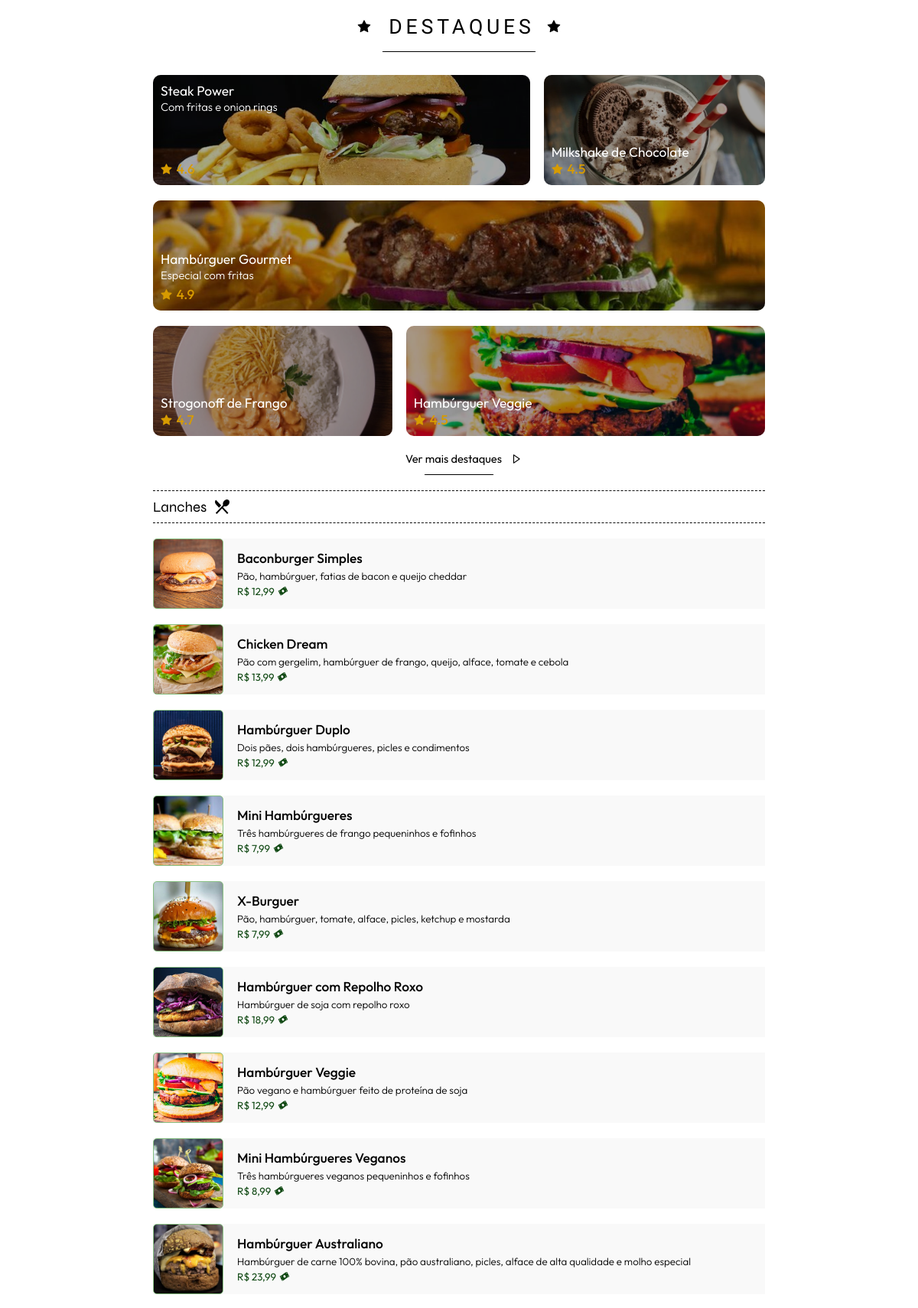
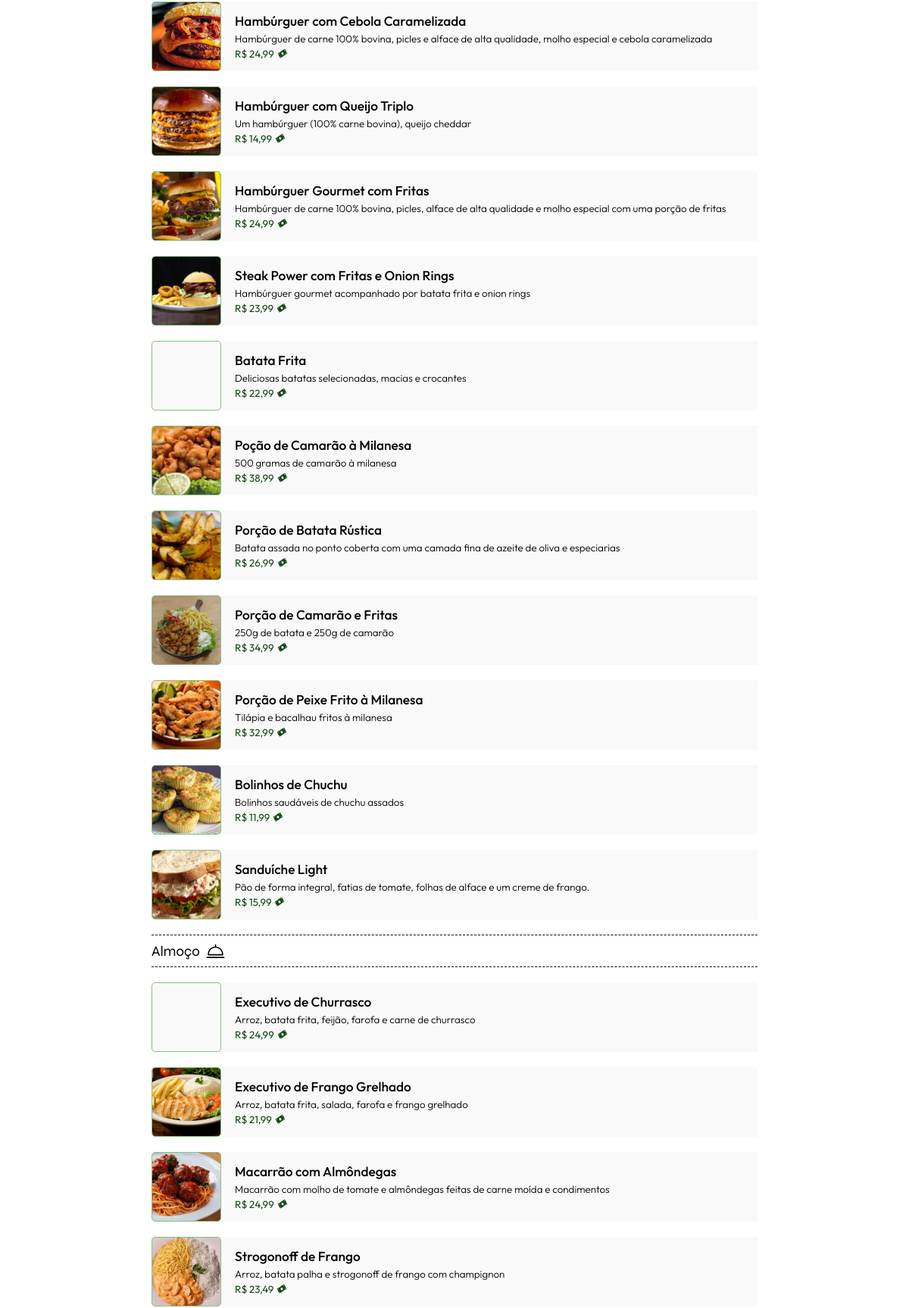
Page /screens/pages/index.php (signed in, upper part) on the committed database (2 pictures, top to bottom).
### tables this page shows
CREATE TABLE `cardapio` (
  `id_cardapio` int(11) NOT NULL,
  `nome_produto` varchar(50) NOT NULL,
  `preco_produto` float NOT NULL,
  `descricao_produto` varchar(250) NOT NULL,
  `peso_produto` int(11) NOT NULL,
  `id_categoria` int(11) NOT NULL,
  `e_destaque` tinyint(1) NOT NULL
);

CREATE TABLE `produto_imagem` (
  `id_produto` int(11) NOT NULL,
  `imagem` varchar(50) DEFAULT NULL
);

### functions.inc.php (the view, shortened to what this page needs)
<?php
    function fillMenu($conn, $line) {
        $id_cardapio = $line["id_cardapio"];
        echo "<button class=\"produto-wrapper\" value=" . $line["id_cardapio"] . " name='produto'>
            <div class=\"produto-img\" style=\"background-image: url(" . loadProductImage($conn, $id_cardapio) . "); background-size: cover;\"></div>
                <div class=\"info-cardapio\">
                <h3>" . $line["nome_produto"] . "</h3>
                <p>" . $line["descricao_produto"] . "</p>
                    <div class=\"dinheiro\">
                    <span class=\"valor_dinheiro\">R$ " . $line["preco_produto"] . "</span>";
        echo '<svg width="16" height="14" viewBox="0 0 16 14" fill="none" xmlns="http://www.w3.org/2000/svg">
                    <g clip-path="url(#clip0_639_38)">
                    <path d="M11.1435 1.03446C10.3883 1.08549 9.71505 1.29996 9.09278 1.61449C7.11732 2.61279 5.65233 4.62063 3.67695 5.61909C3.18154 5.86949 2.65437 6.05627 2.07877 6.14801C2.01412 6.15833 1.95405 6.17812 1.89952 6.20569C1.62351 6.3452 1.4913 6.68277 1.64261 6.98213L4.23887 12.1186C4.34222 12.3231 4.55613 12.4583 4.7821 12.4429C5.53744 12.392 6.21068 12.1775 6.83295 11.863C8.80833 10.8645 10.2735 8.85661 12.2489 7.85815C12.7443 7.60775 13.2714 7.42097 13.847 7.32923C13.9117 7.31891 13.9718 7.29911 14.0263 7.27155C14.3023 7.13204 14.4345 6.79447 14.2832 6.49511L11.687 1.35878C11.5834 1.15421 11.3696 1.01919 11.1435 1.03446V1.03446ZM2.58763 6.93965C2.95156 6.85815 3.30906 6.72888 3.66661 6.5758C3.81281 7.09929 3.57966 7.66737 3.08248 7.91867L2.58763 6.93965ZM4.91989 11.5539L4.52889 10.7803C5.08011 10.5017 5.74929 10.7177 6.05312 11.2579C5.67698 11.4112 5.3024 11.5091 4.91989 11.5539V11.5539ZM8.74847 8.293C8.03976 8.65122 7.11364 8.24549 6.67984 7.38725C6.24596 6.52885 6.46871 5.54262 7.17726 5.18448C7.88581 4.82634 8.81201 5.23183 9.24589 6.09023C9.67986 6.9488 9.45686 7.93494 8.74847 8.293ZM13.3381 6.53783C13.0212 6.60878 12.7093 6.71641 12.3979 6.84152C12.2786 6.3717 12.4634 5.87579 12.8658 5.60333L13.3381 6.53783ZM11.4059 2.71517C10.8785 2.90227 10.283 2.67903 10.0072 2.17108C10.3383 2.04781 10.669 1.96317 11.0058 1.92363L11.4059 2.71517Z" fill="#124A15"/>
                    </g>
                    <defs>
                    <clipPath id="clip0_639_38">
                    <rect width="11.5009" height="9.2881" fill="white" transform="translate(0.73584 5.18808) rotate(-26.8144)"/>
                    </clipPath>
                    </defs>
                    </svg>
                </div>
            </div>
        </button>';
    }
    function loadProductImage($conn, $id) {
        $sql = "SELECT * FROM produto_imagem WHERE id_produto = $id";
        $imagem = mysqli_fetch_assoc(mysqli_query($conn, $sql))['imagem'];
        return $imagem;
    }
?>

### screens/pages/index.php (shortened to what this page needs)
<?php
  include('../../functions.inc.php');
  require_once('../../dbconnect.php');
?>
<!DOCTYPE html>
<html lang="pt-br">
<head>
  <link rel="stylesheet" href="../styles/styles.css" />
  <link rel="stylesheet" href="../styles/destaques.css">
</head>
<body>
  <main>
    <div class="destaques">
      Destaques
    </div>
    <div class="linha-destaques"></div>
    <form id="destaques-grid" action="produto.php" method="post">
        <div class="flex">
          <button class="destaques-tile" value="12" name="produto" style="background-image: url(../../assets/cardapio/12.png); width: 63%; margin-right: 9px;">
            <div class="destaques-wrapper-p" style="justify-content: start;">
              <div class="conteudo-info-first">
                <span>Steak Power</span>
                <p>Com fritas e onion rings</p>
                <div class="score-first">
                  <p>4.6</p>
                </div>
              </div>
            </div>
          </button>
          <button class="destaques-tile" value="26" name="produto" style="background-image: url(../../assets/cardapio/26.jpg); width: 37%; margin-left: 9px;">
            <div class="destaques-wrapper">
              <div class="destaques-conteudo">
                <span>Milkshake de Chocolate</span>
                <div class="score">
                  <p>4.5</p>
                </div>
              </div>
            </div>
          </button>
        </div>
        <button class="destaques-tile" value="14" name="produto" style="background-image: url(../../assets/cardapio/14.jpg);">
          <div class="destaques-wrapper-p">
            <div class="destaques-conteudo-p">
              <span>Hambúrguer Gourmet</span>
              <p>Especial com fritas</p>
              <div class="score">
                <p>4.9</p>
              </div>
            </div>
          </div>
        </button>
        <div class="flex">
          <button class="destaques-tile" value="32" name="produto" style="background-image: url(../../assets/cardapio/32.jpg); width: 40%; margin-right: 9px;">
            <div class="destaques-wrapper">
              <div class="destaques-conteudo">
                <span>Strogonoff de Frango</span>
                <div class="score">
                  <p>4.7</p>
                </div>
              </div>
            </div>
          </button>
          <button class="destaques-tile" value="3" name="produto" style="background-image: url(../../assets/cardapio/3.jpg); width: 60%; margin-left: 9px;">
            <div class="destaques-wrapper">
              <div class="destaques-conteudo">
                <span>Hambúrguer Veggie</span>
                <div class="score">
                  <p>4.5</p>
                </div>
              </div>
            </div>
          </button>
        </div>
    </form>
    <a href="destaques.php" id="ver-destaques">
      <span>Ver mais destaques</span>
    </a>
    <div style="height: 1px; background-color: black; width: 90px; margin: 0 auto 0 auto;"></div>
    <form class="cardapio" style="user-select: none;" action="produto.php" method="post">
        <section>
            <div class="titulo-cardapio">
                <h2>Lanches</h2>
                </div>
                <div class="produtos">
                    <?php
                        $sql_lanches = "SELECT id_cardapio, nome_produto, descricao_produto, preco_produto FROM `cardapio`
                        WHERE id_categoria = 1 OR id_categoria = 2 OR id_categoria = 3 OR id_categoria = 4 OR id_categoria = 8
                        ORDER BY id_categoria, nome_produto ASC";
                        $lanches = mysqli_query($conn, $sql_lanches);
                        while ($linha_lanche = mysqli_fetch_assoc($lanches)) {
                            fillMenu($conn, $linha_lanche);
                        }
                    ?>
            </div>
        </section>
        <section>
            <div class="titulo-cardapio">
                <h2>Almoço</h2>
                </div>
                <div class="produtos">
                    <?php
                        $sql_lanches = "SELECT id_cardapio, nome_produto, descricao_produto, preco_produto FROM `cardapio`
                        WHERE id_categoria = 7
                        ORDER BY id_categoria, nome_produto ASC";
                        $lanches = mysqli_query($conn, $sql_lanches);
                        while ($linha_lanche = mysqli_fetch_assoc($lanches)) {
                            fillMenu($conn, $linha_lanche);
                        }
                    ?>
            </div>
        </section>
    </form>
  </main>
</body>
</html>

### screens/styles/styles.css (style rules this page uses)
* { padding: 0; margin: 0; }
main { width: 100%; margin-bottom: 20px; }
body { width: 100%; display: flex; justify-content: center; }
a { text-decoration: none; color: inherit; }
#ver-destaques { display: flex; align-items: center; background-color: transparent; border: none; padding-bottom: 11px; font-family: 'Outfit', sans-serif; }
#ver-destaques span { font-size: 11pt; padding: 0 0.75rem 0 0.75rem; }
.cardapio { width: 80%; margin: 20px 0 12vh 0; }
.titulo-cardapio { display: flex; align-items: center; font-family: 'Syne', sans-serif; padding: 0.5rem 0 0.5rem 0; margin-bottom: 20px; border-top: 1px dashed black; border-bottom: 1px dashed black; }
.titulo-cardapio h2 { font-weight: 400; font-size: 14pt; margin-right: 0.5rem; }
.produtos h3 { font-size: 13pt; font-weight: 500; margin-bottom: 4px; }
.produtos p { font-weight: 300; margin-bottom: 4px; }
.produto-wrapper { height: max-content; min-height: 75px; width: 100%; display: flex; align-items: center; margin: 0 0 20px 0; background-color: #F9F9F9; }
.produto-img { min-width: 80px; height: fit-content; min-height: 80px; padding: 5px; background-size: 150%; background-position: 50%; border: 1px solid #88C083; border-radius: 5px; }
.info-cardapio { padding: 0 5px 0 18px; font-family: 'Outfit', sans-serif; }
.produtos .dinheiro { display: flex; align-items: center; }
.produtos .dinheiro span { color: #124A15; margin-right: 3px; }

### screens/styles/destaques.css (style rules this page uses)
.destaques { width: 100%; height: 60px; margin-top: 5px; padding-bottom: 2px; display: flex; justify-content: center; align-items: center; font-family: 'Sulphur Point', sans-serif; font-weight: 500; font-size: 20pt; text-transform: uppercase; letter-spacing: 0.18em; }
.linha-destaques { background-color: #000; height: 1px; width: 200px; }
#destaques-grid { width: 80%; margin: 30px auto 0 auto; display: flex; flex-direction: column; justify-content: center; align-items: center; }
.star { width: 1.25rem; display: flex; }
.flex { width: 100%; display: flex; }
.destaques-tile { font-family: 'Outfit', sans-serif; font-size: 13pt; font-weight: 400; text-align: left; color: white; width: 100%; height: 144px; margin-bottom: 20px; border: none; border-radius: 10px; background-size: cover; background-position: 50%; display: flex; flex-direction: column; }
.destaques-tile p { font-weight: 300; font-size: 11pt; }
.destaques-wrapper { height: 100%; width: 100%; display: flex; flex-direction: column; justify-content: end; border-radius: 10px; background: rgba(0, 0, 0, 0.35); }
.destaques-conteudo { padding: 0.625rem; }
.destaques-wrapper span, .destaques-wrapper p, .destaques-wrapper-p span, .destaques-wrapper-p p { display: flex; flex: 0 1 auto; height: max-content; }
.score { width: 100%; display: flex; flex-direction: row; }
.score p, .score-first p { font-family: 'Outfit', sans-serif; font-weight: 500; font-size: 13pt; color: #D79B00; padding: 0 0 0 0.35rem !important; }
.score svg, .score-first svg { width: 15px; }
.destaques-wrapper-p { height: 100%; width: 100%; display: flex; flex-direction: column; border-radius: 10px; background: rgba(0, 0, 0, 0.35); position: relative; align-items: flex-start; justify-content: end; }
.destaques-conteudo-p { padding: 0.625rem; }
.destaques-conteudo-p p { padding-bottom: 5px; }
.conteudo-info-first { padding: 0.625rem; }
.score-first { width: 100%; display: flex; flex-direction: row; justify-content: left; align-items: center; padding: 0 0 0.625rem 0.625rem; position: absolute; bottom: 0; left: 0; }

### screens/pages/index.php (style rules this page uses)
main { max-width: 1000px; display: flex; flex-direction: column; align-items: center; }
.produtos button { text-align: left; border: none; width: 100%; }

### rows in the picture
cardapio: id_cardapio.imagem (picture), nome_produto "Baconburger Simples", descricao_produto "Pão, hambúrguer, fatias de bacon e queijo cheddar"
cardapio: id_cardapio.imagem (picture), nome_produto "Chicken Dream", descricao_produto "Pão com gergelim, hambúrguer de frango, queijo, alface, tomate e cebola"
cardapio: id_cardapio.imagem (picture), nome_produto "Hambúrguer Duplo", descricao_produto "Dois pães, dois hambúrgueres, picles e condimentos"
cardapio: id_cardapio.imagem (picture), nome_produto "Mini Hambúrgueres", descricao_produto "Três hambúrgueres de frango pequeninhos e fofinhos"
cardapio: id_cardapio.imagem (picture), nome_produto "X-Burguer", descricao_produto "Pão, hambúrguer, tomate, alface, picles, ketchup e mostarda"
cardapio: id_cardapio.imagem (picture), nome_produto "Hambúrguer com Repolho Roxo", descricao_produto "Hambúrguer de soja com repolho roxo"
cardapio: id_cardapio.imagem (picture), nome_produto "Hambúrguer Veggie", descricao_produto "Pão vegano e hambúrguer feito de proteína de soja"
cardapio: id_cardapio.imagem (picture), nome_produto "Mini Hambúrgueres Veganos", descricao_produto "Três hambúrgueres veganos pequeninhos e fofinhos"
cardapio: id_cardapio.imagem (picture), nome_produto "Hambúrguer Australiano", descricao_produto "Hambúrguer de carne 100% bovina, pão australiano, picles, alface de alta qualidade e molho especial"
cardapio: id_cardapio.imagem (picture), nome_produto "Hambúrguer com Cebola Caramelizada", descricao_produto "Hambúrguer de carne 100% bovina, picles e alface de alta qualidade, molho especial e cebola caramelizada"
cardapio: id_cardapio.imagem (picture), nome_produto "Hambúrguer com Queijo Triplo", descricao_produto "Um hambúrguer (100% carne bovina), queijo cheddar"
cardapio: id_cardapio.imagem (picture), nome_produto "Hambúrguer Gourmet com Fritas", descricao_produto "Hambúrguer de carne 100% bovina, picles, alface de alta qualidade e molho especial com uma porção de fritas"
cardapio: id_cardapio.imagem (picture), nome_produto "Steak Power com Fritas e Onion Rings", descricao_produto "Hambúrguer gourmet acompanhado por batata frita e onion rings"
cardapio: nome_produto "Batata Frita", descricao_produto "Deliciosas batatas selecionadas, macias e crocantes"
cardapio: id_cardapio.imagem (picture), nome_produto "Poção de Camarão à Milanesa", descricao_produto "500 gramas de camarão à milanesa"
cardapio: id_cardapio.imagem (picture), nome_produto "Porção de Batata Rústica", descricao_produto "Batata assada no ponto coberta com uma camada fina de azeite de oliva e especiarias"
cardapio: id_cardapio.imagem (picture), nome_produto "Porção de Camarão e Fritas", descricao_produto "250g de batata e 250g de camarão"
cardapio: id_cardapio.imagem (picture), nome_produto "Porção de Peixe Frito à Milanesa", descricao_produto "Tilápia e bacalhau fritos à milanesa"
cardapio: id_cardapio.imagem (picture), nome_produto "Bolinhos de Chuchu", descricao_produto "Bolinhos saudáveis de chuchu assados"
cardapio: id_cardapio.imagem (picture), nome_produto "Sanduíche Light", descricao_produto "Pão de forma integral, fatias de tomate, folhas de alface e um creme de frango."
cardapio: nome_produto "Executivo de Churrasco", descricao_produto "Arroz, batata frita, feijão, farofa e carne de churrasco"
cardapio: id_cardapio.imagem (picture), nome_produto "Executivo de Frango Grelhado", descricao_produto "Arroz, batata frita, salada, farofa e frango grelhado"
cardapio: id_cardapio.imagem (picture), nome_produto "Macarrão com Almôndegas", descricao_produto "Macarrão com molho de tomate e almôndegas feitas de carne moída e condimentos"
cardapio: id_cardapio.imagem (picture), nome_produto "Strogonoff de Frango", descricao_produto "Arroz, batata palha e strogonoff de frango com champignon"
